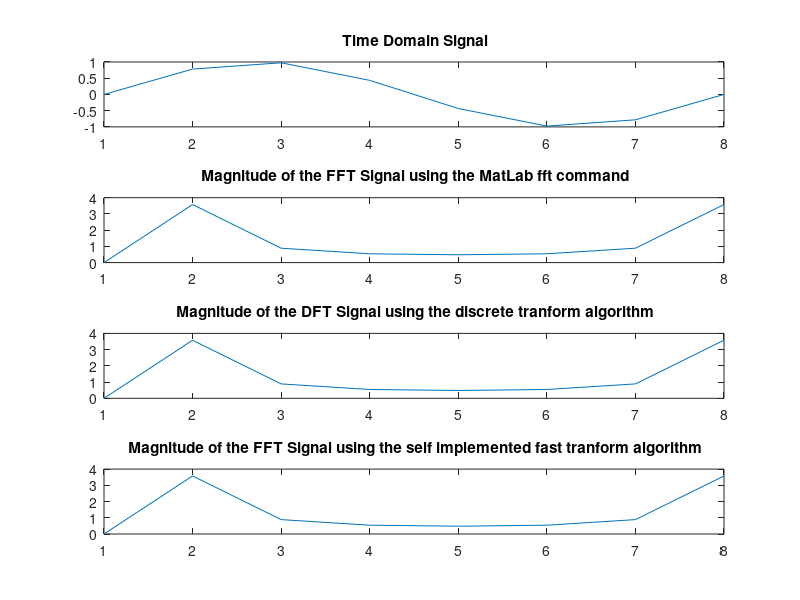

Reproduce this figure in MATLAB.
%pr6_2
% DFT and FFT demo on an 8-point data set

clear;

% Input
% -----
N=8;                                        % # of points
 w=2*pi/(N-1);                              % w - angular frequency 
 for n=1:N;
     x(n)=sin(w*(n-1));                     % sinusoidal signal
 end;
 
 figure;
 subplot(4,1,1),plot(x)                     % plot the time domain signal
 title(' Time Domain Signal');
 
 % The direct Matlab route
 % -----------------------
  fx=fft(x);
 subplot(4,1,2),plot(abs(fx))               % plot the magnitude of the fft signal
 title(' Magnitude of the FFT Signal using the MatLab fft command');
 
 % program DFT 'by hand'
 % ---------------------
WN=exp(-j*2*pi/N);                          % the twiddle factor

MULT=0;                                     % counter for the # of multiplications
 for k=1:N;                                 % Calculate Discrete Fourier Transform 
    DXN(k)=0;                               % with Nested loops NxN calculations
        for n=1:N;
            DXN(k)=DXN(k)+(x(n)*WN^((n-1)*(k-1))); MULT=MULT+1;  % The formula for calculation of discrete transform
        end;
 end;
 ('Multiplications 8-point DFT algorithm : ')
                    MULT                    % report total multiplications =N^2 (64)
                    
 subplot(4,1,3),plot(abs(DXN))              % plot the magnitude of the 'hand calculated' fft signal
  title(' Magnitude of the DFT Signal using the discrete tranform algorithm');
 
 % AN APPROACH WITH THE INPUT 'SCRAMBLED' (Fig. 6.3)
 % The rest of the algorithm is NOT optimized 
 % -------------------------------------------------
 % Scrambling the input 'by hand'
 W0=exp(-j*2*pi/N)^0;                      % the twiddle factors for an 8-point FFT
 W1=exp(-j*2*pi/N)^1; 
 W2=exp(-j*2*pi/N)^2; 
 W3=exp(-j*2*pi/N)^3; 
 W4=exp(-j*2*pi/N)^4;
 W5=exp(-j*2*pi/N)^5;
 W6=exp(-j*2*pi/N)^6;
 W7=exp(-j*2*pi/N)^7;
 %scramble input in array sx                Binary Index
 sx(1)=x(1);                                % 000         index is 1-1=0
 sx(2)=x(5);                                % 100         index is 5-1=4
 sx(3)=x(3);                                % 010         index is 3-1=2
 sx(4)=x(7);                                % 110         index is 7-1=6
 sx(5)=x(2);                                % etc
 sx(6)=x(6);
 sx(7)=x(4);
 sx(8)=x(8);
 
 MULT=0;                                    % counter for the multiplications
 k=1;
 while (k<N);
     sx1(k)=sx(k)+W0*sx(k+1); MULT=MULT+1;
     k=k+1;
     sx1(k)=sx(k-1)+W4*sx(k);MULT=MULT+1;
     k=k+1;
 end;
 
 k=1;
 while (k<N);
     sx2(k)=sx1(k)+W0*sx1(k+2);MULT=MULT+1;
     k=k+1;
     sx2(k)=sx1(k)+W2*sx1(k+2);MULT=MULT+1;
     k=k+1;
     sx2(k)=W4*sx1(k)+sx1(k-2);MULT=MULT+1;
     k=k+1;
     sx2(k)=W6*sx1(k)+sx1(k-2);MULT=MULT+1;
     k=k+1;
 end;
   
 k=1;
     sx3(k)=sx2(k)+W0*sx2(k+4);MULT=MULT+1;
     k=k+1;
     sx3(k)=sx2(k)+W1*sx2(k+4);MULT=MULT+1;
     k=k+1;
     sx3(k)=sx2(k)+W2*sx2(k+4);MULT=MULT+1;
     k=k+1;
     sx3(k)=sx2(k)+W3*sx2(k+4);MULT=MULT+1;
     k=k+1;
     sx3(k)=W4*sx2(k)+sx2(k-4);MULT=MULT+1;
     k=k+1;
     sx3(k)=W5*sx2(k)+sx2(k-4);MULT=MULT+1;
     k=k+1;
     sx3(k)=W6*sx2(k)+sx2(k-4);MULT=MULT+1;
     k=k+1;
     sx3(k)=W7*sx2(k)+sx2(k-4);MULT=MULT+1;
     ('Multiplications 8-point FFT algorithm : ')
     MULT                                       % report total multiplications = N * log2(N) (24)
subplot(4,1,4),plot(abs(sx3))                   % plot the magnitude of the 'hand calculated' fft signal
title(' Magnitude of the FFT Signal using the self implemented fast tranform algorithm');